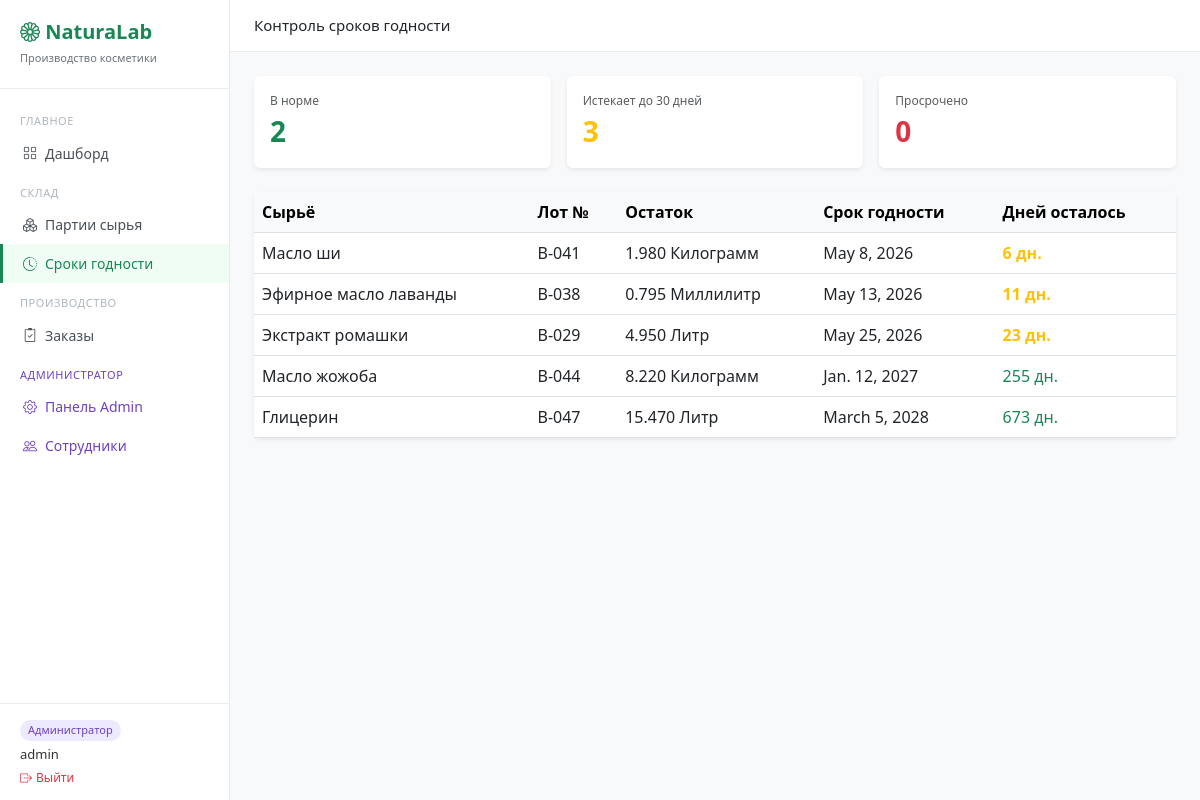
Before: /warehouse/expiry/ (signed in) with the older database file.
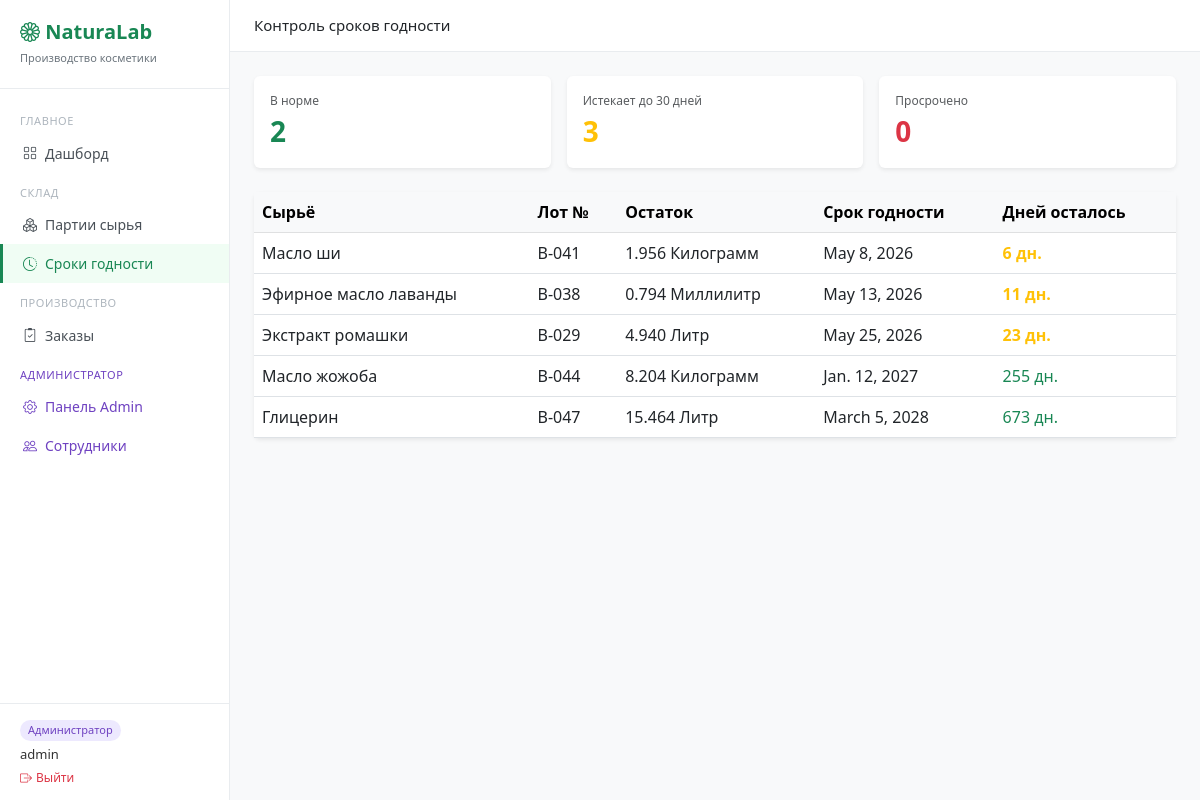
After: the same page with the newer database file.
### warehouse/models.py (models this page shows, shortened)
class Batch(models.Model):
    STATUS_CHOICES = [
        ('available', 'Доступна'),
        ('depleted',  'Израсходована'),
        ('expired',   'Просрочена'),
    ]
    ingredient   = models.ForeignKey(Ingredient, on_delete=models.PROTECT, verbose_name='Сырьё')
    lot_number   = models.CharField(max_length=50, unique=True, verbose_name='Номер партии')
    quantity     = models.DecimalField(max_digits=10, decimal_places=3, verbose_name='Остаток')
    received_at  = models.DateField(verbose_name='Дата поступления')
    expiry_date  = models.DateField(verbose_name='Срок годности')
    status       = models.CharField(max_length=20, choices=STATUS_CHOICES, default='available')
    class Meta:
        verbose_name = 'Партия сырья'
        verbose_name_plural = 'Партии сырья'
        ordering = ['expiry_date']
    @property
    def days_left(self):
        from django.utils import timezone
        delta = self.expiry_date - timezone.now().date()
        return delta.days

class Ingredient(models.Model):
    UNIT_CHOICES = [
        ('kg', 'Килограмм'),
        ('g',  'Грамм'),
        ('l',  'Литр'),
        ('ml', 'Миллилитр'),
    ]
    name        = models.CharField(max_length=200, verbose_name='Название')
    unit        = models.CharField(max_length=10, choices=UNIT_CHOICES, verbose_name='Единица измерения')
    description = models.TextField(blank=True, verbose_name='Описание')
    class Meta:
        verbose_name = 'Сырьё'
        verbose_name_plural = 'Сырьё'

### warehouse/views.py (the view)
# urls.py: path('expiry/',          views.expiry_list,  name='expiry-list'),
@login_required
def expiry_list(request):
    today = timezone.now().date()
    batches = Batch.objects.filter(status='available').order_by('expiry_date')
    context = {
        'batches':       batches,
        'ok_count':      batches.filter(expiry_date__gt=today + timezone.timedelta(days=30)).count(),
        'warning_count': batches.filter(expiry_date__lte=today + timezone.timedelta(days=30),
                                        expiry_date__gte=today).count(),
        'expired_count': batches.filter(expiry_date__lt=today).count(),
    }
    return render(request, 'warehouse/expiry_list.html', context)

### templates/warehouse/expiry_list.html (shortened to what this page needs)
{% extends 'base.html' %}
{% block page_title %}Контроль сроков годности{% endblock %}
{% block content %}
<div class="row g-3 mb-4">
  <div class="col-md-4">
    <div class="card border-0 bg-white shadow-sm p-3">
      <div class="text-muted" style="font-size:12px">В норме</div>
      <div class="fs-3 fw-bold text-success">{{ ok_count }}</div>
    </div>
  </div>
  <div class="col-md-4">
    <div class="card border-0 bg-white shadow-sm p-3">
      <div class="text-muted" style="font-size:12px">Истекает до 30 дней</div>
      <div class="fs-3 fw-bold text-warning">{{ warning_count }}</div>
    </div>
  </div>
  <div class="col-md-4">
    <div class="card border-0 bg-white shadow-sm p-3">
      <div class="text-muted" style="font-size:12px">Просрочено</div>
      <div class="fs-3 fw-bold text-danger">{{ expired_count }}</div>
    </div>
  </div>
</div>
<div class="card border-0 shadow-sm">
  <div class="card-body p-0">
    <table class="table table-hover mb-0">
      <thead class="table-light">
        <tr>
          <th>Сырьё</th>
          <th>Лот №</th>
          <th>Остаток</th>
          <th>Срок годности</th>
          <th>Дней осталось</th>
        </tr>
      </thead>
      <tbody>
        {% for batch in batches %}
        <tr>
          <td>{{ batch.ingredient.name }}</td>
          <td>{{ batch.lot_number }}</td>
          <td>{{ batch.quantity }} {{ batch.ingredient.get_unit_display }}</td>
          <td>{{ batch.expiry_date }}</td>
          <td>
            {% if batch.days_left < 0 %}
              <span class="text-danger fw-bold">Просрочено на {{ batch.days_left|cut:"-" }} дн.</span>
            {% elif batch.days_left <= 30 %}
              <span class="text-warning fw-bold">{{ batch.days_left }} дн.</span>
            {% else %}
              <span class="text-success">{{ batch.days_left }} дн.</span>
            {% endif %}
          </td>
        </tr>
        {% endfor %}
      </tbody>
    </table>
  </div>
</div>
{% endblock %}

Changed rows visible on the page:
changed Batch "May 8, 2026": quantity "1.980" → "1.956"
changed Batch "May 13, 2026": quantity "0.795" → "0.794"
changed Batch "May 25, 2026": quantity "4.950" → "4.940"
changed Batch "Jan. 12, 2027": quantity "8.220" → "8.204"
changed Batch "March 5, 2028": quantity "15.470" → "15.464"
